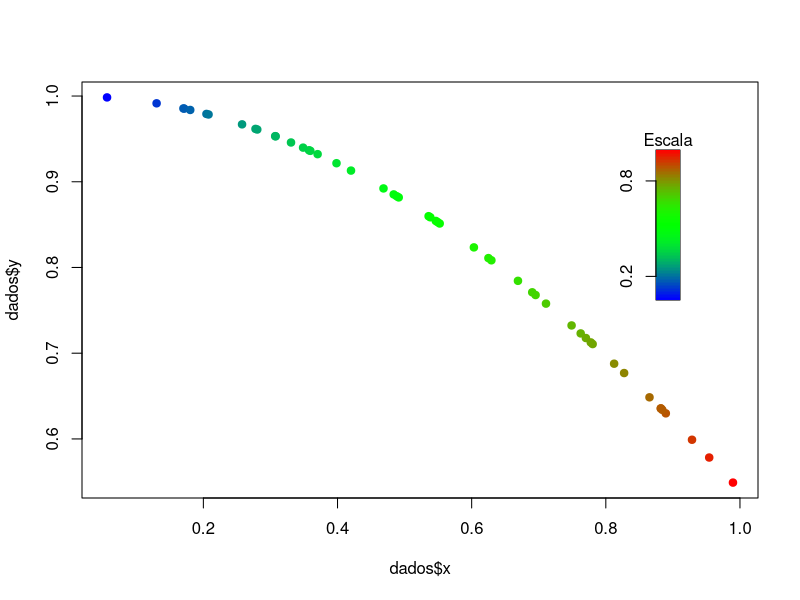
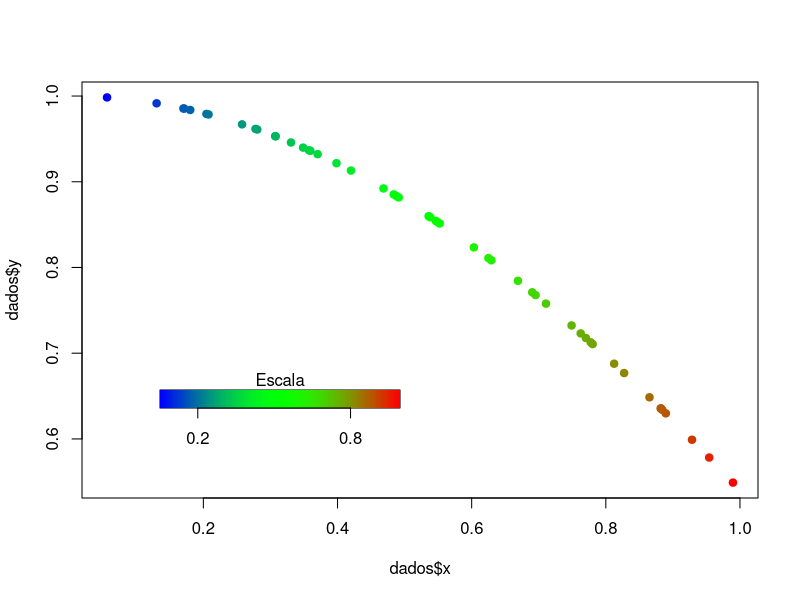
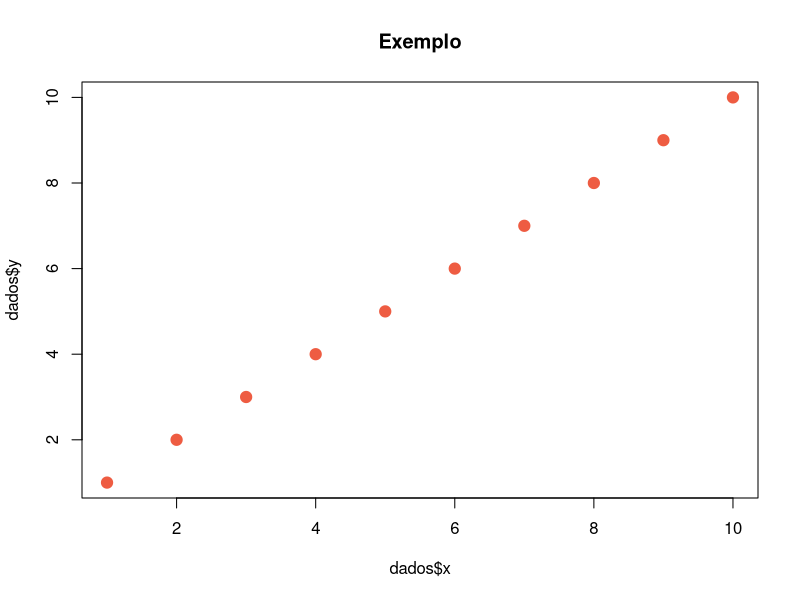
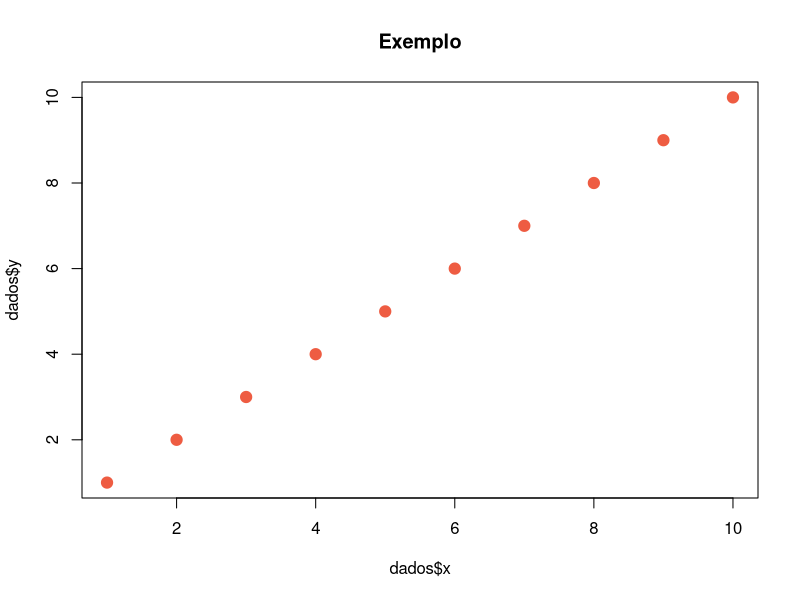
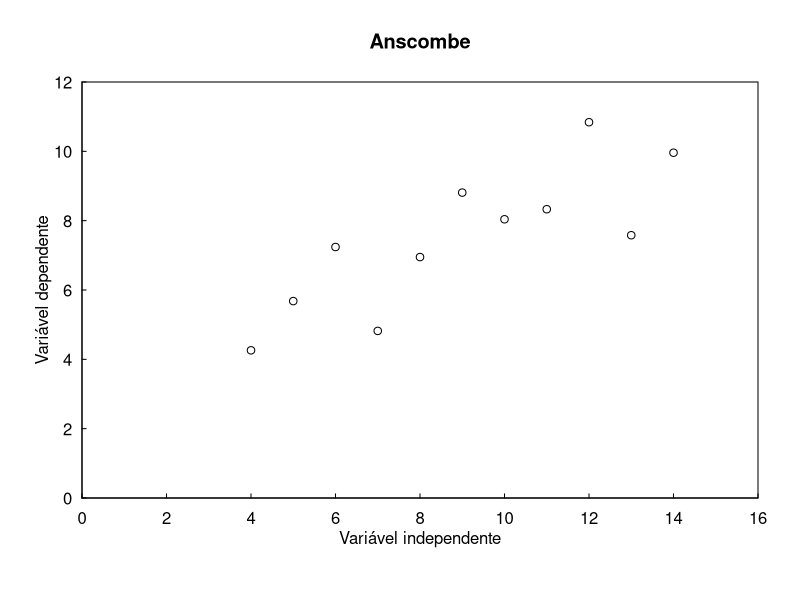
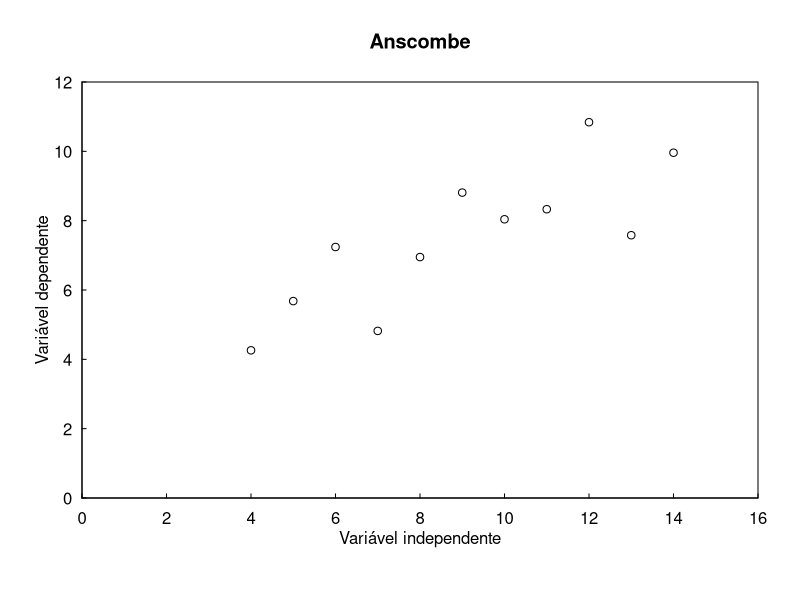

The R script that drew these images, in order:
##====================================================================
#CURSO DE GRÁFICOS EM R
#https://vanderleidebastiani.github.io/tutoriais/Graficos_com_R.html

#TÓPICOS EXTRA

##====================================================================

##===================================================
##Cores
##===================================================

#Dados de exemplo
set.seed(100)
dados <- data.frame(x = runif(50))
dados$y <- cos(dados$x)
str(dados)

# Definir 100 intervalos entre o mínimo e máximo da variável x
intervalos <- seq(min(dados$x, na.rm = TRUE), 
                  max(dados$x, na.rm = TRUE), 
                  length.out = 100)

str(intervalos)


require(fields)
require(RColorBrewer)

# Definir uma cor para cada um dos intervalos previamente definidos
cores <- two.colors(length(intervalos), start = "blue", end = "red", middle = "green")
str(cores)


# Variável x é categorizada em um dos intervalos previamente definidos
quaisintervalos <- findInterval(dados$x, 
                                intervalos)


#Aplicação
plot(dados$x, dados$y, 
     pch = 19,
     col = cores[quaisintervalos])

# A legenda ocupará toda a área definida pelo argumento fig
op <- par(fig = c(0.82, 0.85, 0.5, 0.75), 
          new = TRUE, 
          mar = c(0,0,0,0))

# Opções para escala de cores na orientação vertical. 
# Ver próximo bloco de códigos para orientação horizontal.
# As próximas 7 linhas do comando não precisam ser alteradas para uma legenda vertical
nl <- length(intervalos)
nc <- 1
image(nc, intervalos, matrix(intervalos, nc, nl), 
      col = cores,
      xlab = "", ylab = "",
      xaxt = "n", yaxt = "n", 
      add = FALSE)

# Adicionar eixos
axis(2, at = c(0.2, 0.8))

# Adicionar título. Como a margem foram removidas, a função mtext é usada neste caso.
mtext("Escala") 

par(op) # Resetar parâmetros gráficos


#Mesmo gráfico com a legenda de cores na horizontal
plot(dados$x, dados$y, 
     pch = 19,
     col = cores[quaisintervalos])

op <- par(fig = c(0.2, 0.5, 0.32, 0.35), 
          new = TRUE, 
          mar = c(0,0,0,0))

# Opções para escala de cores na orientação hoziontal. 
# Ver bloco anterior de código para orientação vertical.
# As próximas 7 linhas do comando não precisam ser alteradas para uma legenda hoziontal.
nl <- 1
nc <- length(intervalos)
image(intervalos, nc, matrix(intervalos, nc, nl), 
      col = cores, 
      xlab = "", ylab = "",
      xaxt = "n", yaxt = "n", 
      add = FALSE)

# Adicionar eixos
axis(1, at = c(0.2, 0.8))

# Adicionar título. Como a margem foi removida, a função mtext é usada neste caso.
mtext("Escala")

par(op) # Resetar parâmetros gráficos


##===================================================
##Exportar gráficos como imagem
##===================================================

data(anscombe) 
dados <- anscombe

setwd("D:\\R\\R_Graph\\target\\")

#Define a saída do gráfico para arquivo
png("Anscombe.png", 
    res = 200, 
    height = 600, 
    width = 600) 

plot(dados$x1, dados$y1, 
     xlab = "Variável independente", ylab = "Variável dependente", 
     main = "Anscombe",
     las = 1,
     xlim = c(0, 16), ylim = c(0, 12),
     xaxs = "i", yaxs = "i",
     xaxp = c(0, 16, 8), 
     yaxp = c(0, 12, 6), 
     tck = 0.01,
     mgp = c(1.5, 0.5, 0))

#Encerra o processo de gravação
dev.off()

#Saída como imagem vetorial
pdf("Anscombe.pdf", 
    width = 6, 
    height = 6) 

plot(dados$x1, dados$y1,
     xlab = "Variável independente", ylab = "Variável dependente", 
     main = "Anscombe",
     las = 1,
     xlim = c(0, 16), ylim = c(0, 12),
     xaxs = "i", yaxs = "i",
     xaxp = c(0, 16, 8), 
     yaxp = c(0, 12, 6), 
     tck = 0.01,
     mgp = c(1.5, 0.5, 0))

dev.off()


##===================================================
##Exportar gráficos como objeto
##===================================================
dados <- data.frame(x = 1:10, y = 1:10)
str(dados)

plot(dados$x, dados$y, 
     pch = 19,
     col = "tomato2", 
     cex = 1.5)

title(main = "Exemplo")


pl <- recordPlot() # Gráfico salvo no objeto pl 
pl # Gráfico originalmente salvo é repetido com todas as opções utilizadas
